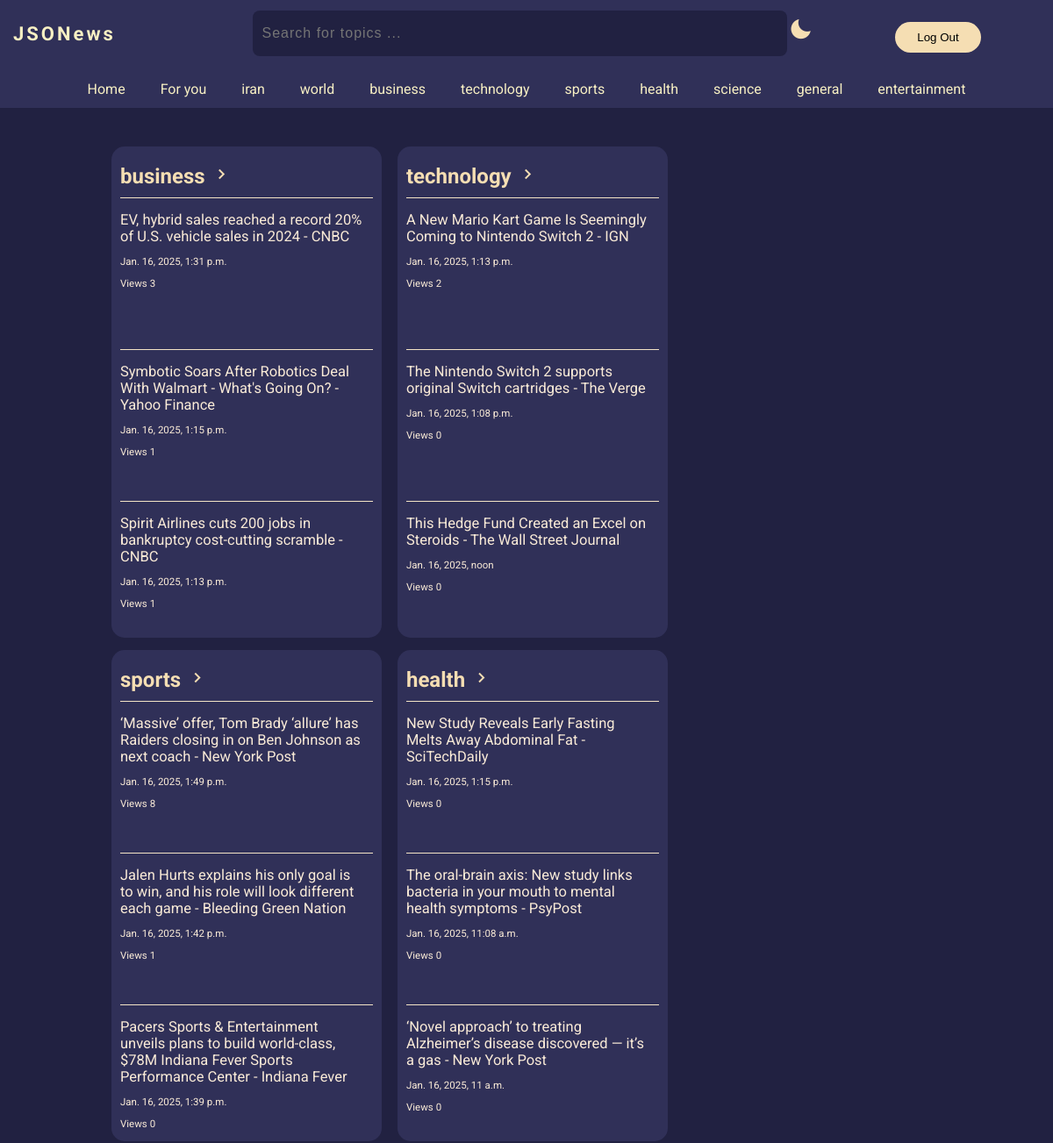
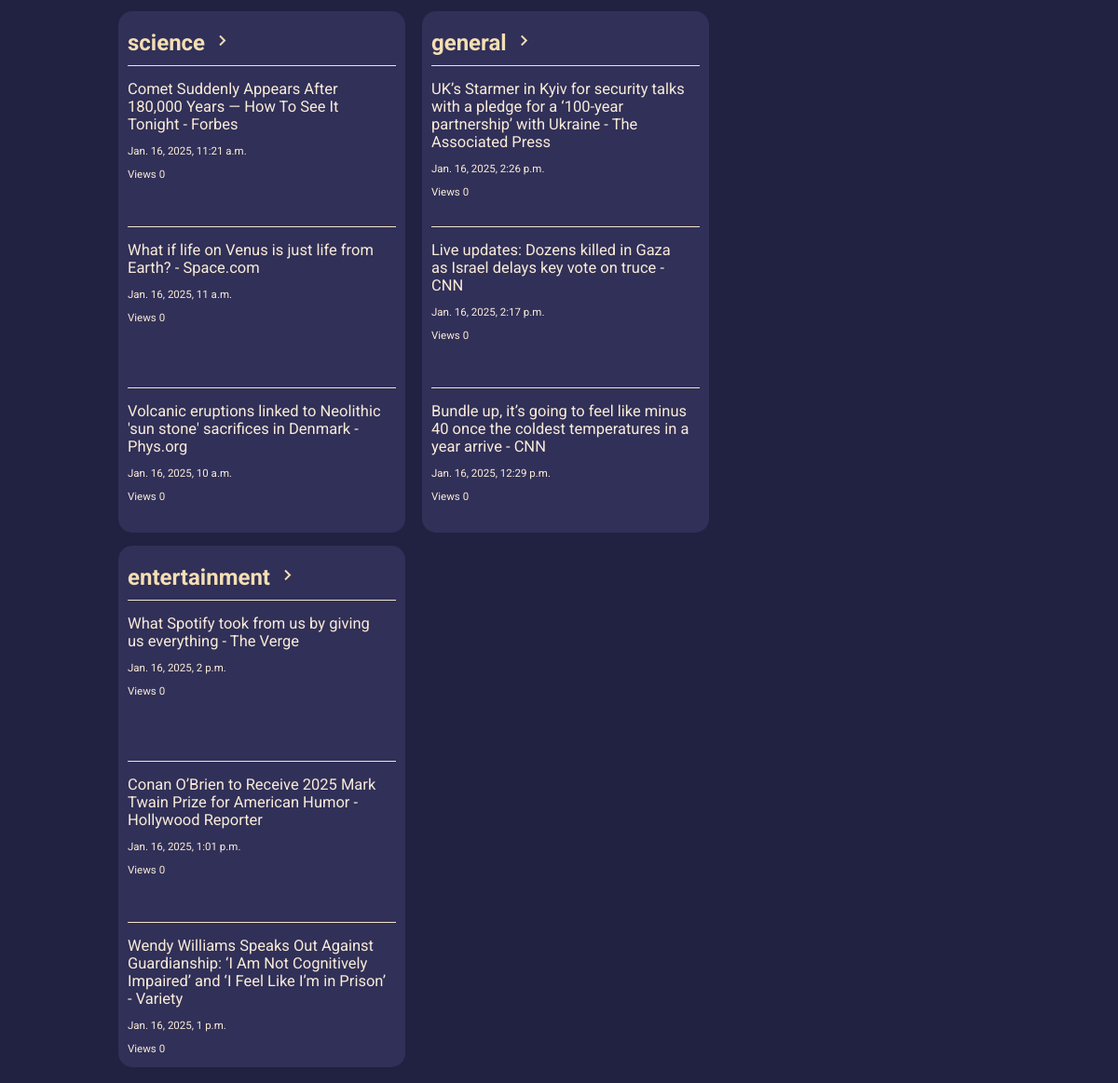
The app's page / (signed in) with its own data (2 pictures, top to bottom).
### news_api/models.py (models this page shows, shortened)
class News(models.Model):
    name = models.CharField(null=True, blank=True, max_length=255)
    author = models.CharField(null=True,blank=True, max_length=255)
    title = models.CharField(null=True,blank=True, max_length=255)
    description = models.TextField(blank=True, null=True)
    news_url = models.URLField(null=True,blank=True, unique=True)
    image_url = models.URLField(blank=True, null=True)
    published_at = models.DateTimeField(null=True, blank=True,)
    content = models.TextField(null=True, blank=True,)
    view_count = models.PositiveIntegerField(default=0)
    category = models.CharField(max_length=100)
    country = models.CharField(null=True, max_length=100)

### news_api/views.py (the view)
# urls.py: path('', views.home, name='home'),
def home(request):
    category_news = {}  # a dict to store news of categories
    for category in CATEGORIES: # we need first three news of each category
        news = News.objects.filter(category=category).order_by('-published_at')[:3]
        category_news[category] = news
    context = {
        'category_news': category_news,
        'categories': CATEGORIES,
        'countries': COUNTRIES
    }
    return render(request, 'news_api/home.html', context)

### news_api/templates/news_api/home.html (shortened to what this page needs)
{% extends 'news_api/base.html' %}
{% block content %}
<div class="category-bound">
  {% for category,articles in category_news.items %}
  <div class="hole">
    <a href="/category/{{ category }}"><h2 class="category" >{{ category }} <i class='bx bx-chevron-right' ></i> </h2></a>
    {% for article in articles %}
        <div class="article-card">
          <div class="title">
            <a class="news-link" target="_blank" href="{{ article.news_url }}" data-news-id="{{ article.id }}">
              {{ article.title }}
            </a>
            <p  >{{ article.published_at }}</p>
            <p class="views"> Views {{article.view_count}}</p>
          </div>
        </div>
    {% endfor %}
  </div>
  {% endfor %}
</div>
{% endblock %}

### news_api/static/news_api/css/stylee.css (style rules this page uses)
body { margin: 0; padding: 0; box-sizing: border-box; background: rgb(33, 33, 65); font-family: 'Roboto', sans-serif; }
header li, a { color: rgb(248, 240, 195); text-decoration: none; }
.hole { height: 540px; max-width: 30%; display: inline-block; background: rgb(48, 48, 88); padding: 10px; margin: 7px; border-radius: 15px; }
.hole a .category { color: wheat; margin-top: 10px; margin-bottom: 10px; }
.article-card { border-top: 1px solid rgb(244, 228, 198); height: 30%; overflow: hidden; display: flex; padding-top: 10px; }
.title a { color: antiquewhite; max-width: 100%; font-size: 16.5px; }
.title { color: antiquewhite; font-weight: 400; font-size: 11.5px; padding: 5px 0; margin-right: 10px; }
.ltr { direction: ltr; text-align: left; }

### records on screen
News: title "EV, hybrid sales reached a record 20% of U.S. vehicle sales in 2024 - CNBC", published_at "Jan. 16, 2025, 1:31 p.m.", view_count "3"
News: title "Symbotic Soars After Robotics Deal With Walmart - What's Going On? - Yahoo Finance", published_at "Jan. 16, 2025, 1:15 p.m.", view_count "1"
News: title "Spirit Airlines cuts 200 jobs in bankruptcy cost-cutting scramble - CNBC", published_at "Jan. 16, 2025, 1:13 p.m.", view_count "1"
News: title "A New Mario Kart Game Is Seemingly Coming to Nintendo Switch 2 - IGN", published_at "Jan. 16, 2025, 1:13 p.m.", view_count "2"
News: title "The Nintendo Switch 2 supports original Switch cartridges - The Verge", published_at "Jan. 16, 2025, 1:08 p.m.", view_count "0"
News: title "This Hedge Fund Created an Excel on Steroids - The Wall Street Journal", published_at "Jan. 16, 2025, noon", view_count "0"
News: title "‘Massive’ offer, Tom Brady ‘allure’ has Raiders closing in on Ben Johnson as next coach - New York Post", published_at "Jan. 16, 2025, 1:49 p.m.", view_count "8"
News: title "Jalen Hurts explains his only goal is to win, and his role will look different each game - Bleeding Green Nation", published_at "Jan. 16, 2025, 1:42 p.m.", view_count "1"
News: title "Pacers Sports & Entertainment unveils plans to build world-class, $78M Indiana Fever Sports Performance Center - Indiana Fever", published_at "Jan. 16, 2025, 1:39 p.m.", view_count "0"
News: title "New Study Reveals Early Fasting Melts Away Abdominal Fat - SciTechDaily", published_at "Jan. 16, 2025, 1:15 p.m.", view_count "0"
News: title "The oral-brain axis: New study links bacteria in your mouth to mental health symptoms - PsyPost", published_at "Jan. 16, 2025, 11:08 a.m.", view_count "0"
News: title "‘Novel approach’ to treating Alzheimer’s disease discovered — it’s a gas - New York Post", published_at "Jan. 16, 2025, 11 a.m.", view_count "0"
News: title "Comet Suddenly Appears After 180,000 Years — How To See It Tonight - Forbes", published_at "Jan. 16, 2025, 11:21 a.m.", view_count "0"
News: title "What if life on Venus is just life from Earth? - Space.com", published_at "Jan. 16, 2025, 11 a.m.", view_count "0"
News: title "Volcanic eruptions linked to Neolithic 'sun stone' sacrifices in Denmark - Phys.org", published_at "Jan. 16, 2025, 10 a.m.", view_count "0"
News: title "UK’s Starmer in Kyiv for security talks with a pledge for a ‘100-year partnership’ with Ukraine - The Associated Press", published_at "Jan. 16, 2025, 2:26 p.m.", view_count "0"
News: title "Live updates: Dozens killed in Gaza as Israel delays key vote on truce - CNN", published_at "Jan. 16, 2025, 2:17 p.m.", view_count "0"
News: title "Bundle up, it’s going to feel like minus 40 once the coldest temperatures in a year arrive - CNN", published_at "Jan. 16, 2025, 12:29 p.m.", view_count "0"
News: title "What Spotify took from us by giving us everything - The Verge", published_at "Jan. 16, 2025, 2 p.m.", view_count "0"
News: title "Conan O’Brien to Receive 2025 Mark Twain Prize for American Humor - Hollywood Reporter", published_at "Jan. 16, 2025, 1:01 p.m.", view_count "0"
News: title "Wendy Williams Speaks Out Against Guardianship: ‘I Am Not Cognitively Impaired’ and ‘I Feel Like I’m in Prison’ - Variety", published_at "Jan. 16, 2025, 1 p.m.", view_count "0"

### other values on screen
{{ country }} "iran" "world"
{{ category }} "business" "technology" "sports" "health" "science" "general" "entertainment"
